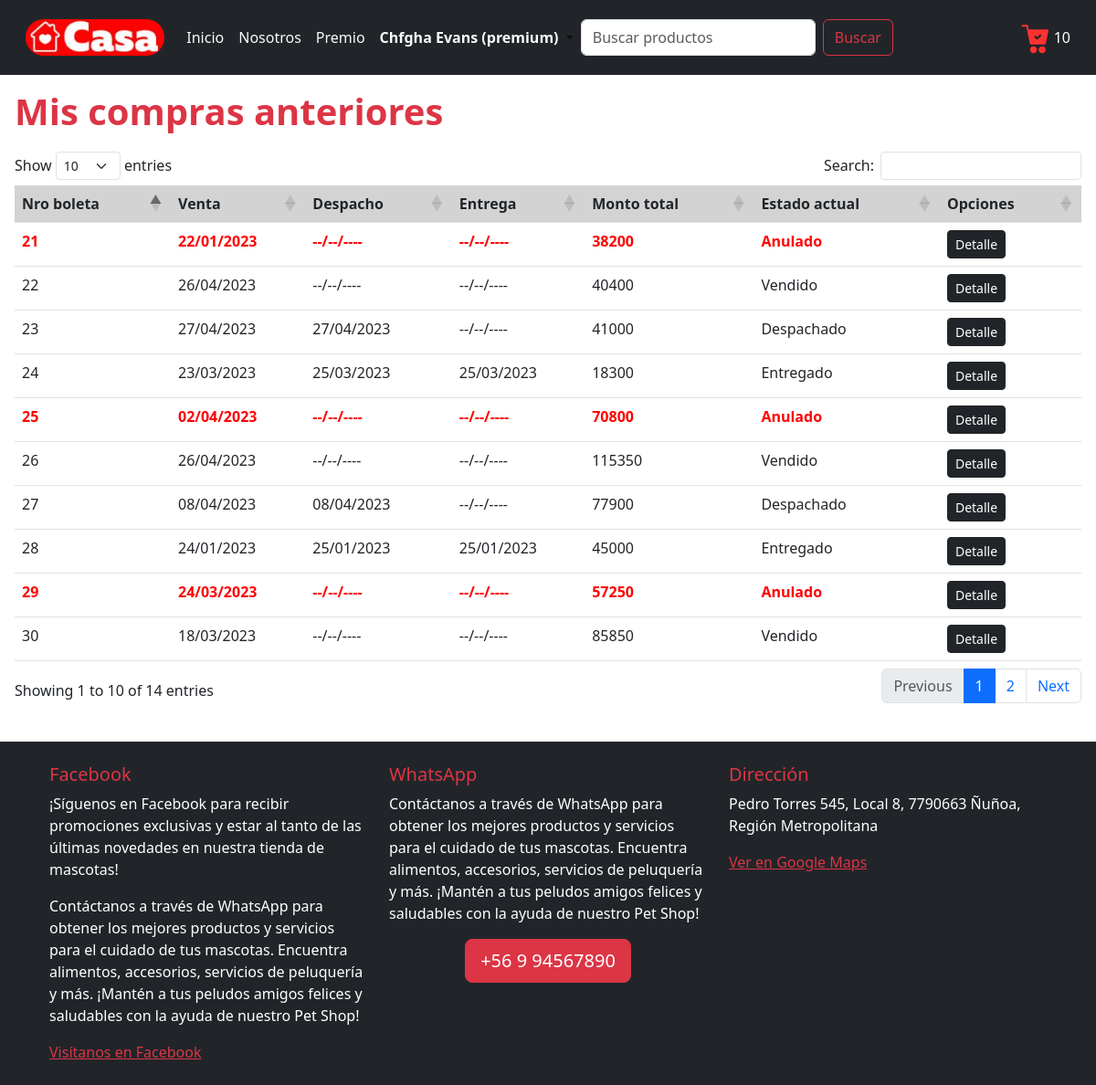
The page /miscompras (signed in) on the database its author committed.
### core/models.py (models this page shows, shortened)
class Boleta(models.Model):
    ESTADO_CHOICES = [
        ('Anulado', 'Anulado'),
        ('Vendido', 'Vendido'),
        ('Despachado', 'Despachado'),
        ('Entregado', 'Entregado'),
    ]
    nro_boleta = models.IntegerField(primary_key=True, blank=False, null=False, verbose_name='Nro boleta')
    cliente = models.ForeignKey(Perfil, on_delete=models.DO_NOTHING)
    monto_sin_iva = models.IntegerField(blank=False, null=False, verbose_name='Monto sin IVA')
    iva = models.IntegerField(blank=False, null=False, verbose_name='IVA')
    total_a_pagar = models.IntegerField(blank=False, null=False, verbose_name='Total a pagar')
    fecha_venta = models.DateField(blank=False, null=False, verbose_name='Fecha de venta')
    fecha_despacho = models.DateField(blank=True, null=True, verbose_name='Fecha de despacho')
    fecha_entrega = models.DateField(blank=True, null=True, verbose_name='Fecha de entrega')
    estado = models.CharField(choices=ESTADO_CHOICES, max_length=50, blank=False, null=False, verbose_name='Estado')
    class Meta:
        db_table = 'Boleta'
        verbose_name = "Boleta"
        verbose_name_plural = "Boletas"

### core/views.py (the view)
# urls.py: path('miscompras', miscompras, name='miscompras'),
def miscompras(request):
    usuario = User.objects.get(username='eolsen')
    perfil = Perfil.objects.get(usuario=usuario)
    boletas = Boleta.objects.filter(cliente=perfil)
    historial =[]
    for boleta in boletas:
        boleta_historial = {
            'nro_boleta': boleta.nro_boleta,
            'fecha_venta': boleta.fecha_venta,
            'fecha_despacho': boleta.fecha_despacho,
            'fecha_entrega': boleta.fecha_entrega,
            'total_a_pagar': boleta.total_a_pagar,
            'estado': boleta.estado,
        }
        historial.append(boleta_historial)
    return render(request, 'core/miscompras.html', {
        'historial': historial
    })

### core/context_processors.py (called while the page is built)
def registrar_carrito(request):
    mostrar_carrito = False
    cantidad_productos = 0
    if request.user.is_authenticated:
        if request.user.perfil.tipo_usuario == 'Cliente':
            cantidad_productos = Carrito.objects.filter(cliente=request.user.perfil).count()
            mostrar_carrito = cantidad_productos > 0
    return {
        'mostrar_carrito': mostrar_carrito,
        'cantidad_productos': cantidad_productos,
    }

def carrito_variables(request):
    if request.user.is_authenticated and hasattr(request.user, 'perfil') and request.user.perfil.tipo_usuario == 'Cliente':
        detalle_carrito = Carrito.objects.filter(cliente=request.user.perfil)
        total_a_pagar = 0
        for item in detalle_carrito:
            total_a_pagar += item.precio_a_pagar
        monto_sin_iva = int(round(total_a_pagar / 1.19))
        iva = total_a_pagar - monto_sin_iva
        return {
            'detalle_carrito': detalle_carrito,
            'monto_sin_iva': monto_sin_iva,
            'iva': iva,
            'total_a_pagar': total_a_pagar,
        }
    return {}

### core/templatetags/custom_filters.py (called while the page is built)
@register.filter
def formatear_dinero(value):
    value = round(value)
    value = f'${value:,}'
    value = value.replace(',', '.')
    return value

@register.filter
def formatear_porcentaje(value):
    return f'{value}%'

@register.filter
def formatear_fecha(value):
    if value == None:
        value = '--/--/----'
    else:
        value = value.strftime("%d/%m/%Y")
    return f'{value}'

### core/templates/core/miscompras.html
{% extends 'core/base.html' %}
{% load static %}
{% load custom_filters %}
{% block content %}
    <h1 class="text-danger">Mis compras anteriores</h1>
    <table id="tabla-principal" class="table table-hover">
        <thead>
            <tr>
                <th> Nro boleta </th>
                <th> Venta </th>
                <th> Despacho </th>
                <th> Entrega </th>
                <th> Monto total </th>
                <th> Estado actual </th>
                <th> Opciones </th>
            </tr>
        </thead>
        <tbody>
            {% for boleta in historial %}
                {% if boleta.estado == 'Anulado' %}
                    <tr class="letra-boleta-anulada">
                {% else %}
                    <tr>
                {% endif %}
                    <td> {{ boleta.nro_boleta }} </td>
                    <td> {{ boleta.fecha_venta|formatear_fecha }} </td>
                    <td> {{ boleta.fecha_despacho|formatear_fecha }} </td>
                    <td> {{ boleta.fecha_entrega|formatear_fecha }} </td>
                    <td> {{ boleta.total_a_pagar }} </td>
                    <td> {{ boleta.estado }} </td>
                    <td>
                        <a href="{% url 'boleta' boleta.nro_boleta %}" class="btn btn-sm btn-dark">Detalle</a>
                    </td>
                </tr>
            {% endfor %}
        </tbody>
    </table>
{% endblock content %}

### core/templates/core/base.html (shortened to what this page needs)
{% load static %}
{% load custom_filters %}
<!DOCTYPE html>
<html lang="es">
<head>
    <link rel="stylesheet" href="{% static 'core/css/style-carrito.css' %}" />
    <link rel="stylesheet" href="{% static 'core/css/base.css' %}">
    <link href="https://cdn.jsdelivr.net/npm/bootstrap@5.3.0/dist/css/bootstrap.min.css" rel="stylesheet">
    <link href="https://cdn.datatables.net/1.13.4/css/dataTables.bootstrap5.min.css" rel="stylesheet">
    <link href="{% static 'core/css/base.css'%}" rel="stylesheet">
</head>
<body>
    {% block navbar %}
      <nav class="navbar navbar-expand-lg text-bg-dark p-3">
        <div class="container-fluid">
          <a class="navbar-brand" href="{% url 'index' %}">
            <img class="rounded-pill" src="{% static 'core/images/logo.jpg' %}" style="height: 40px;;" alt="logo">
          </a>
          <div class="collapse navbar-collapse" id="navbarSupportedContent">
            <ul class="navbar-nav me-auto mb-2 mb-lg-0">
              <li class="nav-item">
                <a class="nav-link active text-light" aria-current="page" href="{% url 'index' %}">Inicio</a>
              </li>
              <li class="nav-item">
                <a class="nav-link text-light text-light" aria-current="page" href="{% url 'nosotros' %}"> Nosotros </a>
              </li>
              {% if user.is_authenticated %}
              <li class="nav-item">
                <a class="nav-link text-light text-light" aria-current="page" href="{% url 'api' %}"> Premio </a>
              </li>
                <li class="nav-item dropdown">
                  <a class="nav-link dropdown-toggle" href="#" role="button" data-bs-toggle="dropdown"
                      aria-expanded="false" href="{% url 'ingresar' %}">
                    {% if user.is_superuser %}
                      <span class="text-danger fw-bold">
                    {% elif user.is_staff %}
                      <span class="text-warning fw-bold">
                    {% else %}
                      <span class="text-light fw-bold">
                    {% endif %}
                      {{ user.first_name }} {{ user.last_name }}
                      {% if user.perfil.subscrito %}
                        (premium)
                      {% endif %}
                    </span>
                  </a>
                </li>
              {% endif %}
              <form method="post" action="{% url 'index' %}" class="d-flex" role="search">
                <input class="form-control me-2" type="search" placeholder="Buscar productos"
                    aria-label="Search" id="buscar" id="buscar" name="buscar">
                <button class="btn btn-outline-danger" type="submit"> Buscar </button>
              </form>
            </ul>
            <div>
            <div>
              {% if mostrar_carrito %}
                  <div class="carrito-wrapper d-flex float-end mt-1">
                    <div id="carritoNav">
                    <img src="{% static 'core/images/carritos.png' %}" width="32px">
                    {{ cantidad_productos }}
                  </div>
                </div>
              {% endif %}
            </div>
            </div>
          </div>
        </div>
      </nav>
    {% endblock navbar %}
    <div class="content m-3">
        {% block content %}
        {% endblock content %}
    </div>
    <br>
    <footer>
        <footer class="bg-dark text-white text-center text-lg-start">
          <div class="container p-4">
            <div class="row">
              <div class="col-lg-4 col-md-6 mb-4 mb-md-0">
                <h5 class="text-danger">Facebook</h5>
                <p>¡Síguenos en Facebook para recibir promociones exclusivas y estar al tanto de las últimas novedades en nuestra tienda de mascotas! </p>
                <p>Contáctanos a través de WhatsApp para obtener los mejores productos y servicios para el cuidado de tus mascotas. Encuentra alimentos, accesorios, servicios de peluquería y más. ¡Mantén a tus peludos amigos felices y saludables con la ayuda de nuestro Pet Shop!</p>
                <a href="https://www.facebook.com/TuTiendaDeMascotas" target="_blank" rel="noopener noreferrer" class="text-danger">Visítanos en Facebook</a>
              </div>
              <div class="col-lg-4 col-md-6 mb-4 mb-md-0">
                <h5 class="text-danger">WhatsApp</h5>
                <p class="font-size-lg">Contáctanos a través de WhatsApp para obtener los mejores productos y servicios para el cuidado de tus mascotas. Encuentra alimentos, accesorios, servicios de peluquería y más. ¡Mantén a tus peludos amigos felices y saludables con la ayuda de nuestro Pet Shop!</p>
                <div class="d-flex justify-content-center">
                  <a href="https://web.whatsapp.com/" class="btn btn-danger btn-lg font-weight-bold" target="_blank">+56 9 94567890</a>
                </div>
              </div>
              <div class="col-lg-4 col-md-12 mb-4 mb-md-0">
                <h5 class="text-danger">Dirección</h5>
                <p>Pedro Torres 545, Local 8, 7790663 Ñuñoa, Región Metropolitana</p>
                <a href="https://www.google.com/maps?q=Pedro+Torres+545,+Local+8,+7790663+Ñuñoa,+Región+Metropolitana" target="_blank" rel="noopener noreferrer" class="text-danger">Ver en Google Maps</a>
              </div>
            </div>
          </div>
        </footer>
    </footer>
</body>
</html>

### core/static/core/css/style-carrito.css (style rules this page uses)
.carrito-wrapper { position: relative; }
#carritoNav { cursor: pointer; }

### core/static/core/css/base.css (style rules this page uses)
h1 { color: red !important; font-weight: bolder; margin-bottom: 20px; }
th { vertical-align: top; background-color: lightgray !important; }
.table-hover .letra-boleta-anulada td { color: red !important; font-weight: bold !important; }

### rows shown on the page
Boleta: fecha_venta "22/01/2023", estado "Anulado"
Boleta: fecha_venta "26/04/2023", estado "Vendido"
Boleta: fecha_venta "27/04/2023", fecha_despacho "27/04/2023", estado "Despachado"
Boleta: fecha_venta "23/03/2023", fecha_despacho "25/03/2023", fecha_entrega "25/03/2023", estado "Entregado"
Boleta: fecha_venta "02/04/2023", estado "Anulado"
Boleta: fecha_venta "26/04/2023", estado "Vendido"
Boleta: fecha_venta "08/04/2023", fecha_despacho "08/04/2023", estado "Despachado"
Boleta: fecha_venta "24/01/2023", fecha_despacho "25/01/2023", fecha_entrega "25/01/2023", estado "Entregado"
Boleta: fecha_venta "24/03/2023", estado "Anulado"
Boleta: fecha_venta "18/03/2023", estado "Vendido"

### other values the page prints
{{ user.first_name }} "Chfgha"
{{ user.last_name }} "Evans"
{{ cantidad_productos }} "10"
{{ boleta.nro_boleta }} "21" "22" "23" "24" "25" "26" "27" "28" "29" "30"
{{ boleta.fecha_despacho|formatear_fecha }} "--/--/----" "--/--/----" "--/--/----" "--/--/----" "--/--/----" "--/--/----"
{{ boleta.fecha_entrega|formatear_fecha }} "--/--/----" "--/--/----" "--/--/----" "--/--/----" "--/--/----" "--/--/----" "--/--/----" "--/--/----"
{{ boleta.total_a_pagar }} "38200" "40400" "41000" "18300" "70800" "115350" "77900" "45000" "57250" "85850"
